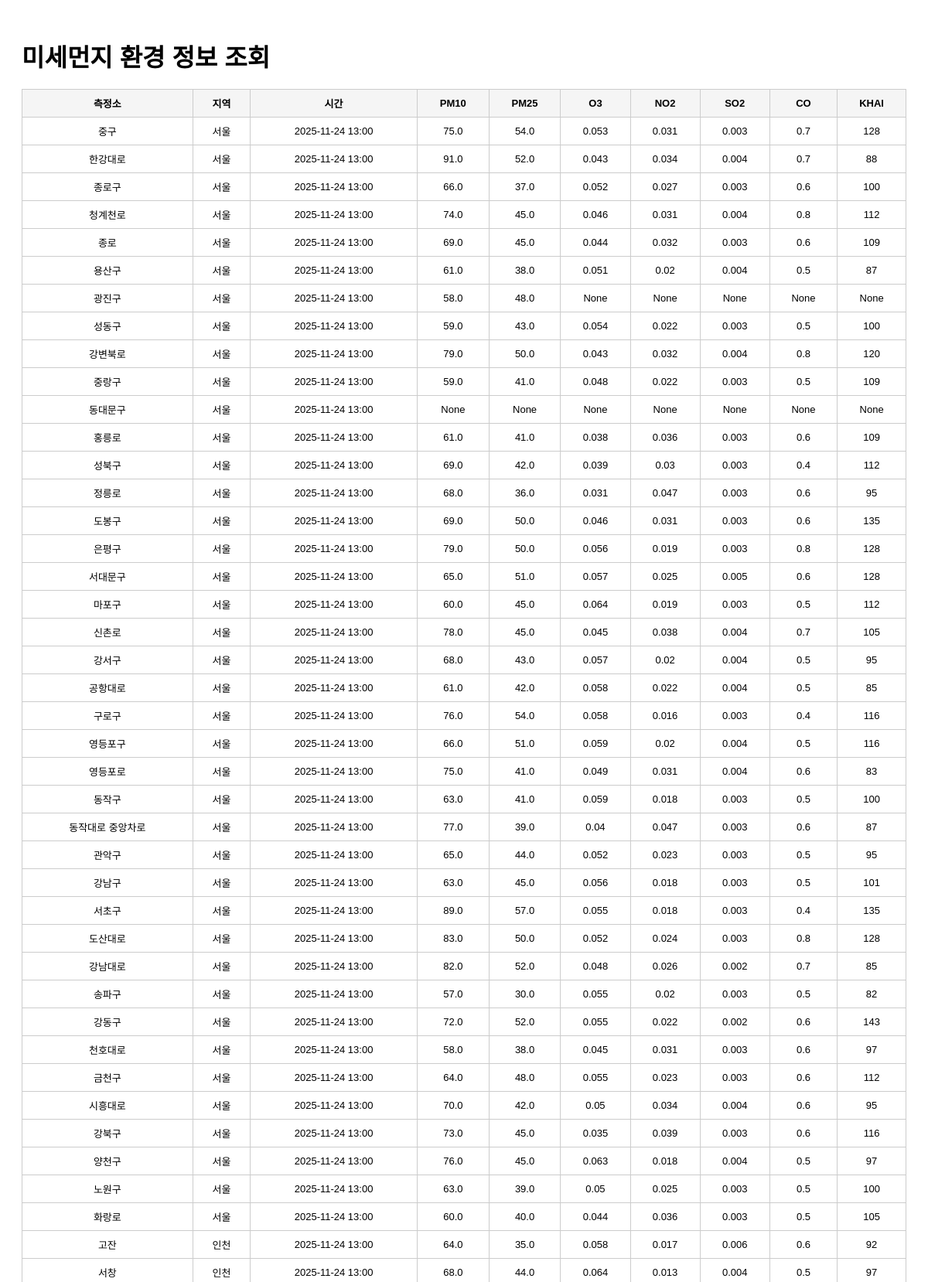
Page /list (upper part) on the committed database.
### tables this page shows
CREATE TABLE air_quality (
    id        INTEGER PRIMARY KEY AUTOINCREMENT,
    station   TEXT,
    sido      TEXT,
    dataTime  TEXT,
    pm10      REAL,
    pm25      REAL,
    o3        REAL,
    no2       REAL,
    so2       REAL,
    co        REAL,
    khai      INTEGER
);

### app.py (the view)
@app.route("/list")
def list_data():
    page = int(request.args.get("page", 1))
    per_page = 100  # 페이지당 100개
    offset = (page - 1) * per_page
    conn = sqlite3.connect(DB_PATH)
    cur = conn.cursor()
    cur.execute("""
        SELECT station, sido, dataTime, pm10, pm25, o3, no2, so2, co, khai
        FROM air_quality
        ORDER BY dataTime DESC
        LIMIT ? OFFSET ?
    """, (per_page + 1, offset))
    rows = cur.fetchall()
    conn.close()
    has_next = len(rows) > per_page
    rows = rows[:per_page]
    return render_template(
        "list.html",
        rows=rows,
        page=page,
        has_next=has_next
    )

### templates/list.html (shortened to what this page needs)
<!DOCTYPE html>
<html lang="ko">
<head>
</head>
<body>
    <h1>미세먼지 환경 정보 조회</h1>
    <table>
        <tr>
            <th>측정소</th>
            <th>지역</th>
            <th>시간</th>
            <th>PM10</th>
            <th>PM25</th>
            <th>O3</th>
            <th>NO2</th>
            <th>SO2</th>
            <th>CO</th>
            <th>KHAI</th>
        </tr>
        {% for row in rows %}
        <tr>
            <td>{{ row[0] }}</td>
            <td>{{ row[1] }}</td>
            <td>{{ row[2] }}</td>
            <td>{{ row[3] }}</td>
            <td>{{ row[4] }}</td>
            <td>{{ row[5] }}</td>
            <td>{{ row[6] }}</td>
            <td>{{ row[7] }}</td>
            <td>{{ row[8] }}</td>
            <td>{{ row[9] }}</td>
        </tr>
        {% endfor %}
    </table>
</body>
</html>

### templates/list.html (style rules this page uses)
body { font-family: Arial, sans-serif; padding: 20px; }
h1 { margin-bottom: 20px; }
table { width: 100%; border-collapse: collapse; margin-bottom: 20px; }
th, td { border: 1px solid #ccc; padding: 8px; text-align: center; font-size: 13px; }
th { background: #f5f5f5; }

### rows in the picture
air_quality: station "중구", sido "서울", dataTime "2025-11-24 13:00", pm10 "75.0", pm25 "54.0", o3 "0.053", no2 "0.031", so2 "0.003", co "0.7", khai "128"
air_quality: station "한강대로", sido "서울", dataTime "2025-11-24 13:00", pm10 "91.0", pm25 "52.0", o3 "0.043", no2 "0.034", so2 "0.004", co "0.7", khai "88"
air_quality: station "종로구", sido "서울", dataTime "2025-11-24 13:00", pm10 "66.0", pm25 "37.0", o3 "0.052", no2 "0.027", so2 "0.003", co "0.6", khai "100"
air_quality: station "청계천로", sido "서울", dataTime "2025-11-24 13:00", pm10 "74.0", pm25 "45.0", o3 "0.046", no2 "0.031", so2 "0.004", co "0.8", khai "112"
air_quality: station "종로", sido "서울", dataTime "2025-11-24 13:00", pm10 "69.0", pm25 "45.0", o3 "0.044", no2 "0.032", so2 "0.003", co "0.6", khai "109"
air_quality: station "용산구", sido "서울", dataTime "2025-11-24 13:00", pm10 "61.0", pm25 "38.0", o3 "0.051", no2 "0.02", so2 "0.004", co "0.5", khai "87"
air_quality: station "광진구", sido "서울", dataTime "2025-11-24 13:00", pm10 "58.0", pm25 "48.0", row "None"
air_quality: station "성동구", sido "서울", dataTime "2025-11-24 13:00", pm10 "59.0", pm25 "43.0", o3 "0.054", no2 "0.022", so2 "0.003", co "0.5", khai "100"
air_quality: station "강변북로", sido "서울", dataTime "2025-11-24 13:00", pm10 "79.0", pm25 "50.0", o3 "0.043", no2 "0.032", so2 "0.004", co "0.8", khai "120"
air_quality: station "중랑구", sido "서울", dataTime "2025-11-24 13:00", pm10 "59.0", pm25 "41.0", o3 "0.048", no2 "0.022", so2 "0.003", co "0.5", khai "109"
air_quality: station "동대문구", sido "서울", dataTime "2025-11-24 13:00", row "None"
air_quality: station "홍릉로", sido "서울", dataTime "2025-11-24 13:00", pm10 "61.0", pm25 "41.0", o3 "0.038", no2 "0.036", so2 "0.003", co "0.6", khai "109"
air_quality: station "성북구", sido "서울", dataTime "2025-11-24 13:00", pm10 "69.0", pm25 "42.0", o3 "0.039", no2 "0.03", so2 "0.003", co "0.4", khai "112"
air_quality: station "정릉로", sido "서울", dataTime "2025-11-24 13:00", pm10 "68.0", pm25 "36.0", o3 "0.031", no2 "0.047", so2 "0.003", co "0.6", khai "95"
air_quality: station "도봉구", sido "서울", dataTime "2025-11-24 13:00", pm10 "69.0", pm25 "50.0", o3 "0.046", no2 "0.031", so2 "0.003", co "0.6", khai "135"
air_quality: station "은평구", sido "서울", dataTime "2025-11-24 13:00", pm10 "79.0", pm25 "50.0", o3 "0.056", no2 "0.019", so2 "0.003", co "0.8", khai "128"
air_quality: station "서대문구", sido "서울", dataTime "2025-11-24 13:00", pm10 "65.0", pm25 "51.0", o3 "0.057", no2 "0.025", so2 "0.005", co "0.6", khai "128"
air_quality: station "마포구", sido "서울", dataTime "2025-11-24 13:00", pm10 "60.0", pm25 "45.0", o3 "0.064", no2 "0.019", so2 "0.003", co "0.5", khai "112"
air_quality: station "신촌로", sido "서울", dataTime "2025-11-24 13:00", pm10 "78.0", pm25 "45.0", o3 "0.045", no2 "0.038", so2 "0.004", co "0.7", khai "105"
air_quality: station "강서구", sido "서울", dataTime "2025-11-24 13:00", pm10 "68.0", pm25 "43.0", o3 "0.057", no2 "0.02", so2 "0.004", co "0.5", khai "95"
air_quality: station "공항대로", sido "서울", dataTime "2025-11-24 13:00", pm10 "61.0", pm25 "42.0", o3 "0.058", no2 "0.022", so2 "0.004", co "0.5", khai "85"
air_quality: station "구로구", sido "서울", dataTime "2025-11-24 13:00", pm10 "76.0", pm25 "54.0", o3 "0.058", no2 "0.016", so2 "0.003", co "0.4", khai "116"
air_quality: station "영등포구", sido "서울", dataTime "2025-11-24 13:00", pm10 "66.0", pm25 "51.0", o3 "0.059", no2 "0.02", so2 "0.004", co "0.5", khai "116"
air_quality: station "영등포로", sido "서울", dataTime "2025-11-24 13:00", pm10 "75.0", pm25 "41.0", o3 "0.049", no2 "0.031", so2 "0.004", co "0.6", khai "83"
air_quality: station "동작구", sido "서울", dataTime "2025-11-24 13:00", pm10 "63.0", pm25 "41.0", o3 "0.059", no2 "0.018", so2 "0.003", co "0.5", khai "100"
air_quality: station "동작대로 중앙차로", sido "서울", dataTime "2025-11-24 13:00", pm10 "77.0", pm25 "39.0", o3 "0.04", no2 "0.047", so2 "0.003", co "0.6", khai "87"
air_quality: station "관악구", sido "서울", dataTime "2025-11-24 13:00", pm10 "65.0", pm25 "44.0", o3 "0.052", no2 "0.023", so2 "0.003", co "0.5", khai "95"
air_quality: station "강남구", sido "서울", dataTime "2025-11-24 13:00", pm10 "63.0", pm25 "45.0", o3 "0.056", no2 "0.018", so2 "0.003", co "0.5", khai "101"
air_quality: station "서초구", sido "서울", dataTime "2025-11-24 13:00", pm10 "89.0", pm25 "57.0", o3 "0.055", no2 "0.018", so2 "0.003", co "0.4", khai "135"
air_quality: station "도산대로", sido "서울", dataTime "2025-11-24 13:00", pm10 "83.0", pm25 "50.0", o3 "0.052", no2 "0.024", so2 "0.003", co "0.8", khai "128"
air_quality: station "강남대로", sido "서울", dataTime "2025-11-24 13:00", pm10 "82.0", pm25 "52.0", o3 "0.048", no2 "0.026", so2 "0.002", co "0.7", khai "85"
air_quality: station "송파구", sido "서울", dataTime "2025-11-24 13:00", pm10 "57.0", pm25 "30.0", o3 "0.055", no2 "0.02", so2 "0.003", co "0.5", khai "82"
air_quality: station "강동구", sido "서울", dataTime "2025-11-24 13:00", pm10 "72.0", pm25 "52.0", o3 "0.055", no2 "0.022", so2 "0.002", co "0.6", khai "143"
air_quality: station "천호대로", sido "서울", dataTime "2025-11-24 13:00", pm10 "58.0", pm25 "38.0", o3 "0.045", no2 "0.031", so2 "0.003", co "0.6", khai "97"
air_quality: station "금천구", sido "서울", dataTime "2025-11-24 13:00", pm10 "64.0", pm25 "48.0", o3 "0.055", no2 "0.023", so2 "0.003", co "0.6", khai "112"
air_quality: station "시흥대로", sido "서울", dataTime "2025-11-24 13:00", pm10 "70.0", pm25 "42.0", o3 "0.05", no2 "0.034", so2 "0.004", co "0.6", khai "95"
air_quality: station "강북구", sido "서울", dataTime "2025-11-24 13:00", pm10 "73.0", pm25 "45.0", o3 "0.035", no2 "0.039", so2 "0.003", co "0.6", khai "116"
air_quality: station "양천구", sido "서울", dataTime "2025-11-24 13:00", pm10 "76.0", pm25 "45.0", o3 "0.063", no2 "0.018", so2 "0.004", co "0.5", khai "97"
air_quality: station "노원구", sido "서울", dataTime "2025-11-24 13:00", pm10 "63.0", pm25 "39.0", o3 "0.05", no2 "0.025", so2 "0.003", co "0.5", khai "100"
air_quality: station "화랑로", sido "서울", dataTime "2025-11-24 13:00", pm10 "60.0", pm25 "40.0", o3 "0.044", no2 "0.036", so2 "0.003", co "0.5", khai "105"
air_quality: station "고잔", sido "인천", dataTime "2025-11-24 13:00", pm10 "64.0", pm25 "35.0", o3 "0.058", no2 "0.017", so2 "0.006", co "0.6", khai "92"
air_quality: station "서창", sido "인천", dataTime "2025-11-24 13:00", pm10 "68.0", pm25 "44.0", o3 "0.064", no2 "0.013", so2 "0.004", co "0.5", khai "97"
